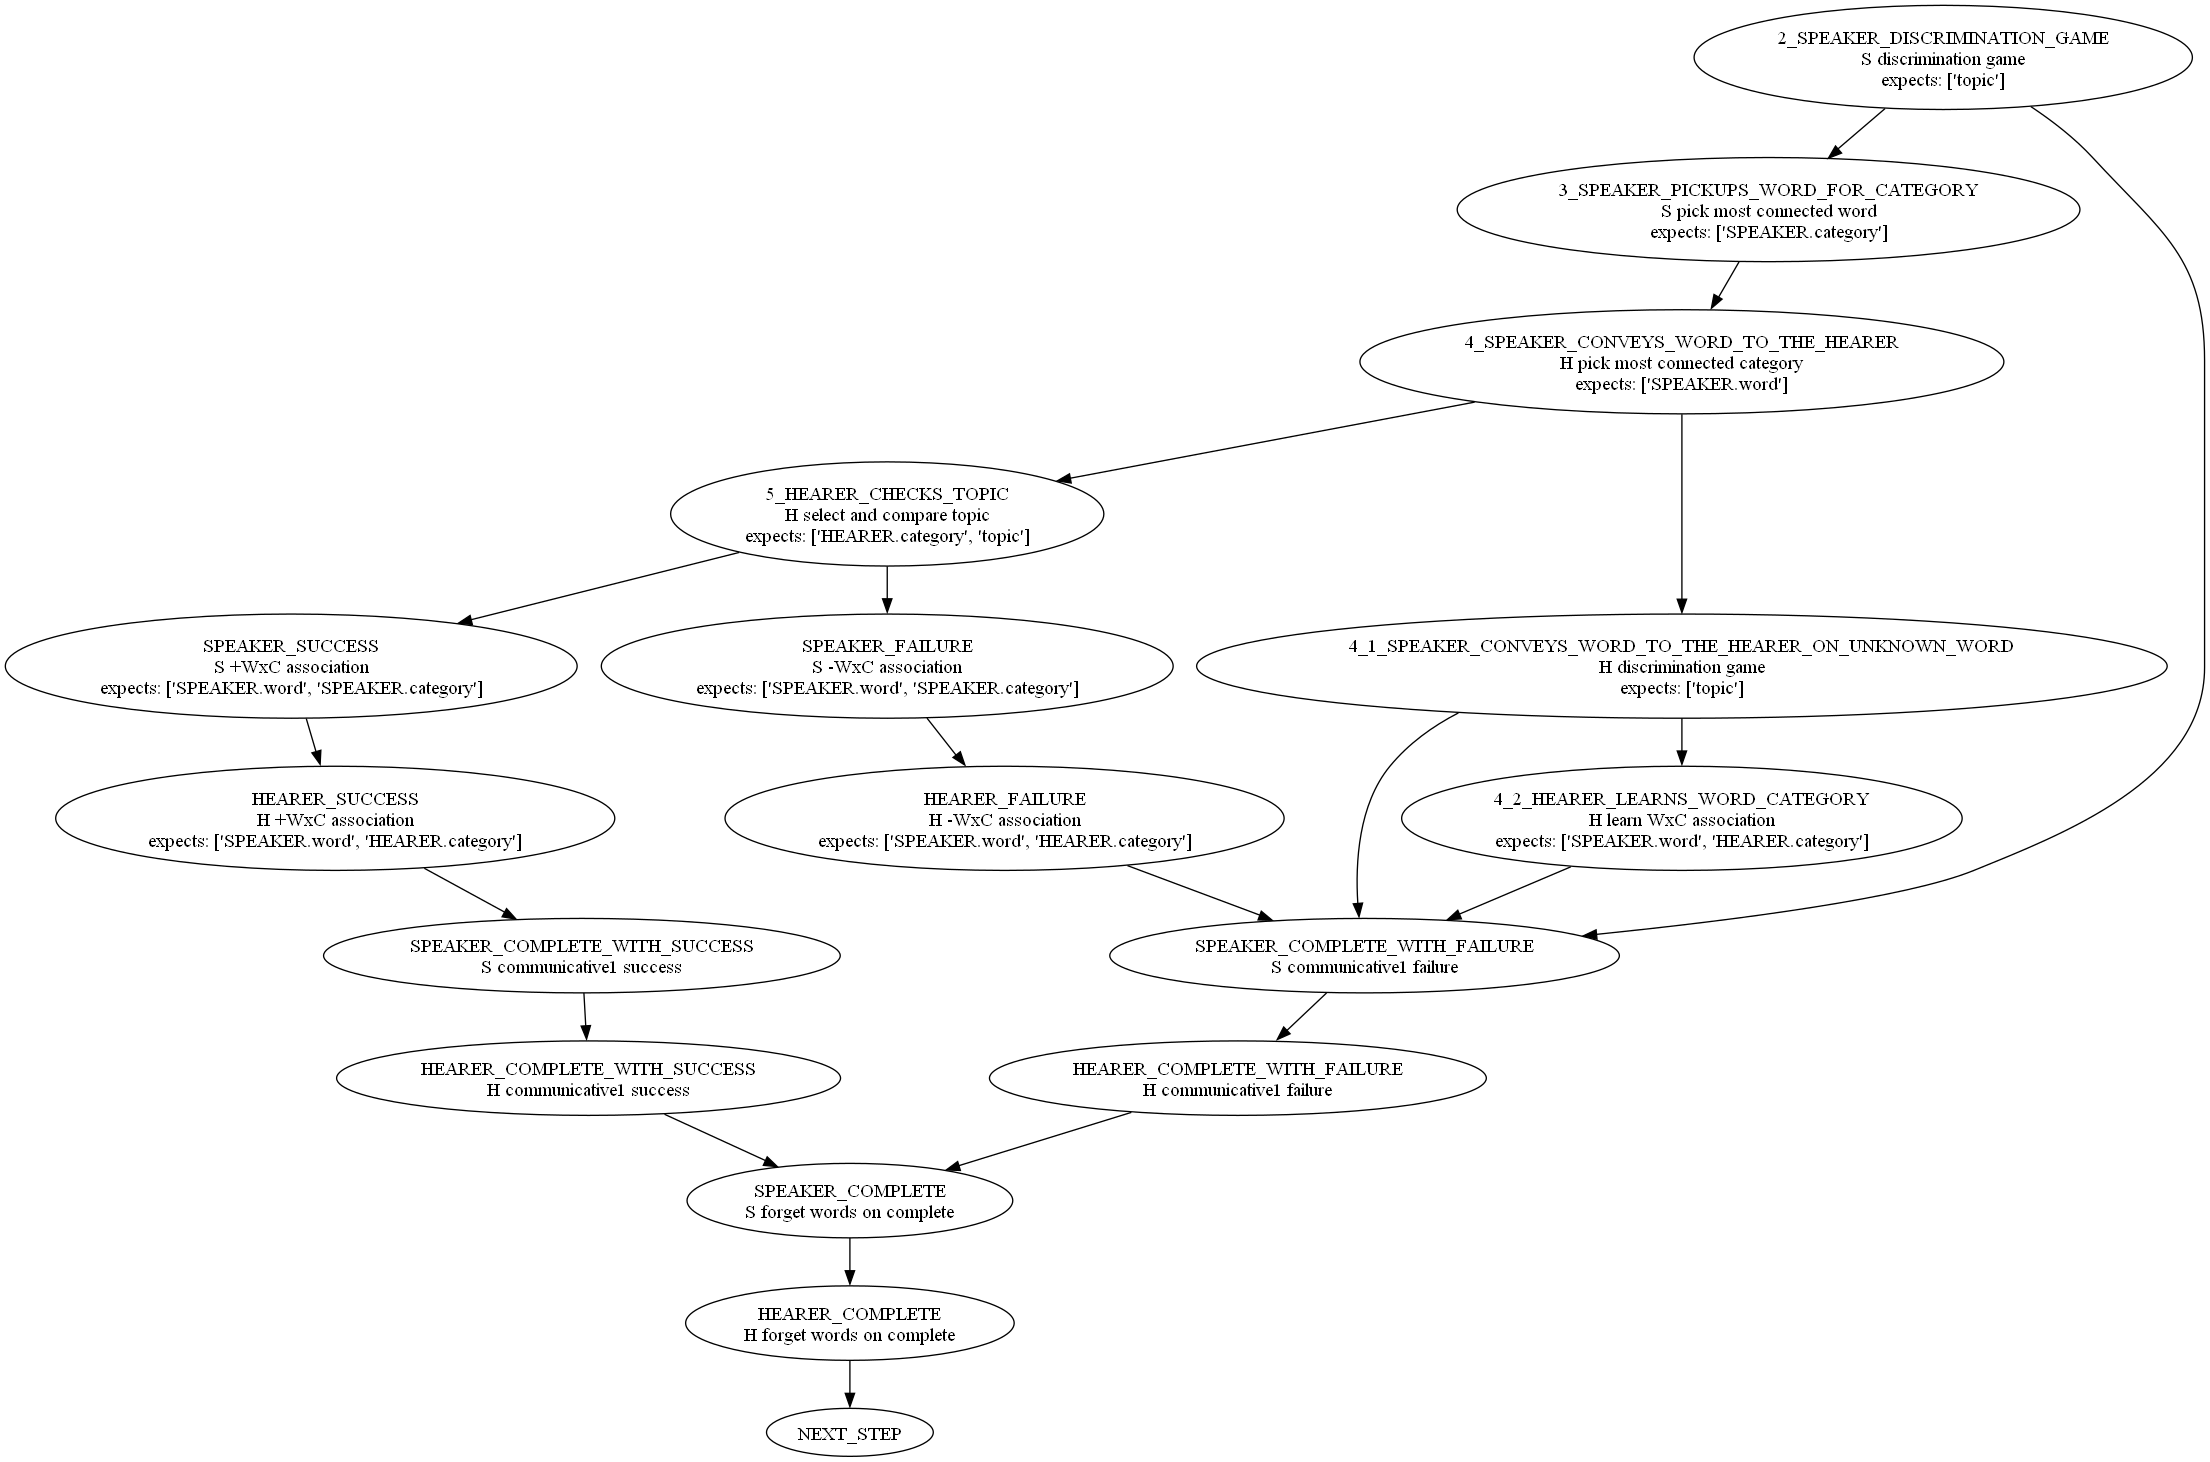

Write the Python code that produced this figure.
import logging
from copy import copy
from typing import Tuple, Dict, Callable, List

import graphviz
import networkx as nx

from domain_objects import NewCategory, NewWord, NewAgent, SimpleCounter
from calculator import Stimulus

logger = logging.getLogger(__name__)
logger.setLevel(level=logging.INFO)


class GuessingGameAction:
    def __call__(self,
                 agent: NewAgent,
                 context: Tuple[Stimulus, Stimulus],
                 data_envelope: Dict,
                 **kwargs) -> str:
        pass

    def output_nodes(self) -> List[str]:
        return []

    def action_description(self) -> str:
        pass


class DiscriminationGameAction(GuessingGameAction):

    def __init__(self, on_no_category: str,
                 on_no_discrimination: str,
                 on_success: str,
                 selected_category_path: str):
        self.on_no_category = on_no_category
        self.on_no_discrimination = on_no_discrimination
        self.on_success = on_success

        self.selected_category_path = selected_category_path

    def output_nodes(self) -> List[str]:
        return [self.on_no_category, self.on_no_discrimination, self.on_success]

    def __call__(self, agent: NewAgent, context, data_envelope: Dict, topic: int) -> str:
        if not agent.has_categories():
            logger.debug('no category {}({})'.format(agent, agent.agent_id))
            agent.learn_stimulus(context[topic])
            agent.add_discriminative_failure()
            return self.on_no_category

        s1, s2 = context

        # assert s1.is_noticeably_different_from(s2), 'stimuli must be noticeably different'

        category1 = agent.get_most_responsive_category(s1)
        category2 = agent.get_most_responsive_category(s2)

        if category1 == category2:
            # logger.debug('no category {}({})'.format(agent, agent.agent_id))
            agent.learn_stimulus(context[topic])
            agent.add_discriminative_failure()
            return self.on_no_discrimination

        winning_category = [category1, category2][topic]

        # todo można to wbić do jednej metody, dwie metody występują tylko tutaj
        agent.reinforce_category(winning_category, context[topic])
        agent.forget_categories(winning_category)

        data_envelope[self.selected_category_path] = winning_category

        agent.add_discrimination_success()
        return self.on_success

    def action_description(self) -> str:
        return 'discrimination game'


class PickMostConnectedWord(GuessingGameAction):
    """ 3. The speaker searches for words f in DS which are associated with cS , i.e.
    such that LS (f, cS ) > 0.
    If no associated words are found (i.e., LS (f, cS ) = 0 for all f ∈ DS ) or
    LS is empty, the speaker creates a new word f (i.e., DS := DS ∪ {f }), sets
    LS (f, cS ) = 0.5 and utters f .
    Now suppose that some associated words are found. Let f1,..., fn be all
    words associated with cS . The speaker chooses f from f1,..., fn such that
    LS (f, cS ) ≥ LS (fi, cS ), for i = 1, 2,..., n, and conveys f to the hearer. The
    choice of such a word is consistent with the concept of pragmatic meaning,
    defined later in this section."""

    def __init__(self, on_success: str,
                 on_no_word_for_category: str,
                 selected_word_path: str):
        self._select_word_for_category = on_success
        self._on_no_word_for_category = on_no_word_for_category
        self._selected_word_path = selected_word_path
        self._new_word_counter = SimpleCounter()

    def __call__(self, agent: NewAgent, context, data_envelope: Dict, category: NewCategory) -> str:
        word = agent.get_most_connected_word(category)

        if word is None:
            logger.debug("%s(%d) introduces new word \"%s\"" % (agent, agent.agent_id, word))
            logger.debug("%s(%d) associates \"%s\" with his category" % (agent, agent.agent_id, word))
            id = self._new_word_counter()
            new_word = NewWord(word_id=id, originated_from_category=copy(category))
            agent.add_new_word(new_word)
            agent.learn_word_category(new_word, category)
            return self._on_no_word_for_category
        else:
            logger.debug("Agent(%d) says: %s" % (agent.agent_id, word))
            data_envelope[self._selected_word_path] = word
            return self._select_word_for_category

    def output_nodes(self) -> List[str]:
        return [self._select_word_for_category]

    def action_description(self) -> str:
        return 'pick most connected word'


class PickMostConnectedCategoryAction(GuessingGameAction):
    """ 4. The hearer looks up f in her lexicon DH.
    If f /∈ DH, the game fails and the topic is revealed to the hearer. The
    repair mechanism is as follows. First, the hearer adds f to her lexicon (i.e.,
    DH := DH ∪ {f}). Next, the hearer plays the discrimination game to see
    whether or not she has a category capable of discriminating the topic. If
    one is found, say c, the hearer creates an association between f and c with
    the initial strength of 0.5 (i.e., LH (f, c) = 0.5).
    Suppose the hearer finds f in DH . Let c1, c2, ... , ck be the list of all
    categories associated with f in LH (i.e., LH (f, ci) > 0 for i = 1, 2, ... , k).
    The hearer chooses cH from c1, ... , ck such that L(f, cH ) ≥ L(f, ci) for
    i = 1, 2, ... , k. The hearer points to the stimulus, denoted by qH , that
    generates the highest response for cH (i.e., qH = argmax q∈{q1,q2}〈cH |Rq〉)."""

    def __init__(self, on_unknown_word_or_no_associated_category: str, on_success: str, selected_category_path: str):
        self._on_unknown_word_or_no_associated_category = on_unknown_word_or_no_associated_category
        self._on_known_word = on_success
        self._selected_category_path = selected_category_path

    def __call__(self, agent: NewAgent, context, data_envelope: Dict, word: NewWord):
        if not agent.knows_word(word):
            agent.add_new_word(word)
            return self._on_unknown_word_or_no_associated_category

        category = agent.get_most_connected_category(word)

        if category is None:
            return self._on_unknown_word_or_no_associated_category

        data_envelope[self._selected_category_path] = category

        return self._on_known_word

    def output_nodes(self) -> List[str]:
        return [self._on_unknown_word_or_no_associated_category, self._on_known_word]

    def action_description(self) -> str:
        return 'pick most connected category'


class SelectAndCompareTopic(GuessingGameAction):
    """ 5. The topic is revealed to the hearer. If qS = qH , i.e., the topic is the same as
        the guess of the hearer, the game is successful. Otherwise, the game fails """

    def __init__(self, on_success: str, on_failure: str, flip_a_coin: Callable[[], int]):
        self._on_success = on_success
        self._on_failure = on_failure

        self._flip_a_coin = flip_a_coin

    def __call__(self, agent: NewAgent, context, data_envelope: Dict, category: NewCategory, topic: int) -> str:
        selected = agent.select_stimuli_by_category(category, context)

        if selected is None:
            selected = self._flip_a_coin()

        if selected == topic:
            return self._on_success
        else:
            return self._on_failure

    def output_nodes(self) -> List[str]:
        return [self._on_success, self._on_failure]

    def action_description(self) -> str:
        return 'select and compare topic'


class CompareWordsAction(GuessingGameAction):
    def __init__(self, on_equal_words: str, on_different_words: str):
        self._on_equal_words = on_equal_words
        self._on_different_words = on_different_words

    def __call__(self, agent: NewAgent, context, data_envelope: Dict, speaker_word: NewWord,
                 hearer_word: NewWord) -> str:
        if speaker_word == hearer_word:
            return self._on_equal_words
        else:
            return self._on_different_words

    def output_nodes(self) -> List[str]:
        return [self._on_equal_words, self._on_different_words]

    def action_description(self) -> str:
        return 'compare words action'


class IncrementWordCategoryAssociation(GuessingGameAction):
    def __init__(self, on_success: str):
        self._on_success = on_success

    def __call__(self, agent: NewAgent, context, data_envelope: Dict, word: NewWord,
                 category: NewCategory) -> str:
        agent.update_on_success(word, category)
        return self._on_success

    def output_nodes(self) -> List[str]:
        return [self._on_success]

    def action_description(self) -> str:
        return '+WxC association'


class DecrementWordCategoryAssociation(GuessingGameAction):
    def __init__(self, on_success: str):
        self._next = on_success

    def __call__(self, agent: NewAgent, context, data_envelope: Dict, word: NewWord,
                 category: NewCategory) -> str:
        agent.update_on_failure(word, category)
        return self._next

    def output_nodes(self) -> List[str]:
        return [self._next]

    def action_description(self) -> str:
        return '-WxC association'


class SuccessAction(GuessingGameAction):
    def __init__(self, next: str):
        self._next = next

    def __call__(self, agent: NewAgent, context, data_envelope: Dict) -> str:
        agent.add_communicative1_success()
        return self._next

    def output_nodes(self) -> List[str]:
        return [self._next]

    def action_description(self) -> str:
        return 'communicative1 success'


class FailureAction(GuessingGameAction):
    def __init__(self, next: str):
        self._next = next

    def __call__(self, agent: NewAgent, context, data_envelope: Dict) -> str:
        agent.add_communicative1_failure()
        return self._next

    def output_nodes(self) -> List[str]:
        return [self._next]

    def action_description(self) -> str:
        return 'communicative1 failure'


class LearnWordCategoryAction(GuessingGameAction):
    def __init__(self, on_success: str):
        self._on_success = on_success

    def __call__(self, agent: NewAgent, context, data_envelope: Dict, word: NewWord,
                 category: NewCategory) -> str:
        agent.learn_word_category(word, category)
        return self._on_success

    def output_nodes(self) -> List[str]:
        return [self._on_success]

    def action_description(self) -> str:
        return 'learn WxC association'


class CompleteAction(GuessingGameAction):
    def __init__(self, on_success: str):
        self._on_success = on_success

    def __call__(self, agent: NewAgent, context, data_envelope: Dict) -> str:
        agent.update_discriminative_success_mean()
        agent.forget_words()
        return self._on_success

    def output_nodes(self) -> List[str]:
        return [self._on_success]

    def action_description(self) -> str:
        return 'forget words on complete'


class StartAction(GuessingGameAction):
    def __init__(self, start):
        self._on_start = start

    def __call__(self, agent: NewAgent, *args, **kwargs):
        agent.next_step()
        return self._on_start

    def output_nodes(self) -> List[str]:
        return [self._on_start]

    def action_description(self) -> str:
        return 'start'


class EmptyAction(GuessingGameAction):

    def output_nodes(self) -> List[str]:
        return []

    def action_description(self) -> str:
        return 'empy node'


class GameGraph:
    def __init__(self):
        self._graph = {}
        self._action = {}
        self._agent = {}
        self._args = {}
        self._viz = graphviz.Digraph()
        self._start_node = []

    def add_node(self, name: str, action: GuessingGameAction, agent: str, args: List[str], is_start_node=False):
        self._graph[name] = action.output_nodes()
        self._action[name] = action
        self._agent[name] = agent
        self._args[name] = args

        if len(args):
            node_description = f'{name}\n{agent[:1]} {action.action_description()}\nexpects: {args}'
        else:
            node_description = f'{name}\n{agent[:1]} {action.action_description()}'
        self._viz.node(name, label=node_description)
        for out in set(action.output_nodes()):
            self._viz.edge(name, out)

        if is_start_node:
            self._start_node.append(name)

    def __call__(self, state: str):
        agent = self._agent[state]
        action = self._action[state]
        args = self._args[state]
        return action, agent, args

    def start(self):
        assert len(self._start_node) == 1, 'there must be a unique start node to start computation'
        start_node = self._start_node[0]
        return start_node, *self(start_node)

    def viz(self):
        return self._viz

    @staticmethod
    def map_to_nxGraph(G):
        return nx.DiGraph(G._graph)


def game_graph(flip_a_coin: Callable[[], int]) -> GameGraph:
    g = GameGraph()

    g.add_node(name='START_SPEAKER', action=StartAction(start='START_HEARER'),
               agent='SPEAKER', args=[], is_start_node=True)

    g.add_node(name='START_HEARER', action=StartAction(start='2_SPEAKER_DISCRIMINATION_GAME'),
               agent='HEARER', args=[])

    g.add_node(name='2_SPEAKER_DISCRIMINATION_GAME',
               action=DiscriminationGameAction(
                   on_no_category='SPEAKER_COMPLETE_WITH_FAILURE',
                   on_no_discrimination='SPEAKER_COMPLETE_WITH_FAILURE',
                   on_success='3_SPEAKER_PICKUPS_WORD_FOR_CATEGORY',
                   selected_category_path='SPEAKER.category'
               ), agent='SPEAKER', args=['topic'])

    g.add_node(name='3_SPEAKER_PICKUPS_WORD_FOR_CATEGORY',
               action=PickMostConnectedWord(
                   on_success='4_SPEAKER_CONVEYS_WORD_TO_THE_HEARER',
                   on_no_word_for_category='SPEAKER_COMPLETE_WITH_FAILURE',
                   selected_word_path='SPEAKER.word'
               ), agent='SPEAKER', args=['SPEAKER.category'])

    g.add_node('4_SPEAKER_CONVEYS_WORD_TO_THE_HEARER',
               PickMostConnectedCategoryAction(
                   on_unknown_word_or_no_associated_category='4_1_SPEAKER_CONVEYS_WORD_TO_THE_HEARER_ON_UNKNOWN_WORD',
                   on_success='5_HEARER_CHECKS_TOPIC',
                   selected_category_path='HEARER.category'
               ), agent='HEARER', args=['SPEAKER.word'])

    g.add_node(name='4_1_SPEAKER_CONVEYS_WORD_TO_THE_HEARER_ON_UNKNOWN_WORD',
               action=DiscriminationGameAction(
                   on_no_category='SPEAKER_COMPLETE_WITH_FAILURE',
                   on_no_discrimination='SPEAKER_COMPLETE_WITH_FAILURE',
                   on_success='4_2_HEARER_LEARNS_WORD_CATEGORY',
                   selected_category_path='HEARER.category'
               ), agent='HEARER', args=['topic']),

    g.add_node(name='4_2_HEARER_LEARNS_WORD_CATEGORY',
               action=LearnWordCategoryAction(on_success='SPEAKER_COMPLETE_WITH_FAILURE'),
               agent='HEARER', args=['SPEAKER.word', 'HEARER.category']),

    g.add_node(name='5_HEARER_CHECKS_TOPIC',
               action=SelectAndCompareTopic(on_success='SPEAKER_SUCCESS',
                                            on_failure='SPEAKER_FAILURE',
                                            flip_a_coin=flip_a_coin),
               agent='HEARER', args=['HEARER.category', 'topic']),

    g.add_node(name='SPEAKER_SUCCESS',
               action=IncrementWordCategoryAssociation(on_success='HEARER_SUCCESS'),
               agent='SPEAKER', args=['SPEAKER.word', 'SPEAKER.category']),

    g.add_node(name='HEARER_SUCCESS',
               action=IncrementWordCategoryAssociation(on_success='SPEAKER_COMPLETE_WITH_SUCCESS'),
               agent='HEARER', args=['SPEAKER.word', 'HEARER.category']),

    g.add_node(name='SPEAKER_FAILURE',
               action=DecrementWordCategoryAssociation(on_success='HEARER_FAILURE'),
               agent='SPEAKER', args=['SPEAKER.word', 'SPEAKER.category']),

    g.add_node(name='HEARER_FAILURE',
               action=DecrementWordCategoryAssociation(on_success='SPEAKER_COMPLETE_WITH_FAILURE'),
               agent='HEARER', args=['SPEAKER.word', 'HEARER.category']),

    g.add_node(name='SPEAKER_COMPLETE_WITH_SUCCESS',
               action=SuccessAction(next='HEARER_COMPLETE_WITH_SUCCESS'), agent='SPEAKER', args=[]),

    g.add_node(name='HEARER_COMPLETE_WITH_SUCCESS',
               action=SuccessAction(next='SPEAKER_COMPLETE'), agent='HEARER', args=[]),

    g.add_node(name='SPEAKER_COMPLETE_WITH_FAILURE',
               action=FailureAction(next='HEARER_COMPLETE_WITH_FAILURE'), agent='SPEAKER', args=[]),

    g.add_node(name='HEARER_COMPLETE_WITH_FAILURE',
               action=FailureAction(next='SPEAKER_COMPLETE'), agent='HEARER', args=[]),

    g.add_node(name='SPEAKER_COMPLETE', action=CompleteAction(on_success='HEARER_COMPLETE'), agent='SPEAKER', args=[]),

    g.add_node(name='HEARER_COMPLETE', action=CompleteAction(on_success='NEXT_STEP'), agent='HEARER', args=[]),

    g.add_node(name='NEXT_STEP', action=EmptyAction(), agent='', args=[])

    return g


def game_graph_with_stage_7(flip_a_coin: Callable[[], int]) -> GameGraph:
    g = GameGraph()
    g.add_node(name='2_SPEAKER_DISCRIMINATION_GAME',
               action=DiscriminationGameAction(
                   on_no_category='SPEAKER_COMPLETE_WITH_FAILURE',
                   on_no_discrimination='SPEAKER_COMPLETE_WITH_FAILURE',
                   on_success='3_SPEAKER_PICKUPS_WORD_FOR_CATEGORY',
                   selected_category_path='SPEAKER.category'
               ), agent='SPEAKER', args=['topic'], is_start_node=True)

    g.add_node(name='3_SPEAKER_PICKUPS_WORD_FOR_CATEGORY',
               action=PickMostConnectedWord(
                   on_success='4_SPEAKER_CONVEYS_WORD_TO_THE_HEARER',
                   selected_word_path='SPEAKER.word'
               ), agent='SPEAKER', args=['SPEAKER.category'])

    g.add_node('4_SPEAKER_CONVEYS_WORD_TO_THE_HEARER',
               PickMostConnectedCategoryAction(
                   on_unknown_word_or_no_associated_category='4_1_SPEAKER_CONVEYS_WORD_TO_THE_HEARER_ON_UNKNOWN_WORD',
                   on_success='5_HEARER_CHECKS_TOPIC',
                   selected_category_path='HEARER.category'
               ), agent='HEARER', args=['SPEAKER.word']
               )

    g.add_node(name='4_1_SPEAKER_CONVEYS_WORD_TO_THE_HEARER_ON_UNKNOWN_WORD',
               action=DiscriminationGameAction(
                   on_no_category='SPEAKER_COMPLETE_WITH_FAILURE',
                   on_no_discrimination='SPEAKER_COMPLETE_WITH_FAILURE',
                   on_success='4_2_HEARER_LEARNS_WORD_CATEGORY',
                   selected_category_path='HEARER.category'
               ), agent='HEARER', args=['topic']),

    g.add_node(name='4_2_HEARER_LEARNS_WORD_CATEGORY',
               action=LearnWordCategoryAction(on_success='SPEAKER_COMPLETE_WITH_FAILURE'),
               agent='HEARER', args=['SPEAKER.word', 'HEARER.category']),

    g.add_node(name='5_HEARER_CHECKS_TOPIC',
               action=SelectAndCompareTopic(on_success='SPEAKER_SUCCESS',
                                            on_failure='TOPIC_GUESS_FAILURE',
                                            flip_a_coin=flip_a_coin),
               agent='HEARER', args=['HEARER.category', 'topic']),

    g.add_node(name='TOPIC_GUESS_FAILURE',
               action=DiscriminationGameAction(
                   on_no_category='SPEAKER_COMPLETE_WITH_FAILURE_7',
                   on_no_discrimination='SPEAKER_COMPLETE_WITH_FAILURE_7',
                   on_success='6_HEARER_PICKUPS_WORD_FOR_CATEGORY',
                   selected_category_path='HEARER.category'
               ), agent='HEARER', args=['topic']),

    g.add_node(name='SPEAKER_SUCCESS',
               action=IncrementWordCategoryAssociation(on_success='HEARER_SUCCESS'),
               agent='SPEAKER', args=['SPEAKER.word', 'SPEAKER.category']),

    g.add_node(name='HEARER_SUCCESS',
               action=IncrementWordCategoryAssociation(on_success='SPEAKER_COMPLETE_WITH_SUCCESS'),
               agent='HEARER', args=['SPEAKER.word', 'HEARER.category']),

    g.add_node(name='SPEAKER_SUCCESS_7',
               action=IncrementWordCategoryAssociation(on_success='HEARER_SUCCESS_7'),
               agent='SPEAKER', args=['SPEAKER.word', 'SPEAKER.category']),

    g.add_node(name='HEARER_SUCCESS_7',
               action=IncrementWordCategoryAssociation(on_success='SPEAKER_COMPLETE_WITH_SUCCESS_7'),
               agent='HEARER', args=['HEARER.word', 'HEARER.category']),

    g.add_node(name='SPEAKER_FAILURE',
               action=DecrementWordCategoryAssociation(on_success='HEARER_FAILURE'),
               agent='SPEAKER', args=['SPEAKER.word', 'SPEAKER.category']),

    g.add_node(name='HEARER_FAILURE',
               action=DecrementWordCategoryAssociation(on_success='SPEAKER_COMPLETE'),
               agent='HEARER', args=['SPEAKER.word', 'HEARER.category']),

    g.add_node(name='SPEAKER_COMPLETE_WITH_SUCCESS',
               action=SuccessAction(next='HEARER_COMPLETE_WITH_SUCCESS'), agent='SPEAKER', args=[]),

    g.add_node(name='HEARER_COMPLETE_WITH_SUCCESS',
               action=SuccessAction(next='SPEAKER_COMPLETE'), agent='HEARER', args=[]),

    g.add_node(name='SPEAKER_COMPLETE_WITH_SUCCESS_7',
               action=SuccessAction(next='HEARER_COMPLETE_WITH_SUCCESS_7'), agent='SPEAKER', args=[]),

    g.add_node(name='HEARER_COMPLETE_WITH_SUCCESS_7',
               action=SuccessAction(next='SPEAKER_COMPLETE'), agent='HEARER', args=[]),

    g.add_node(name='SPEAKER_COMPLETE_WITH_FAILURE',
               action=FailureAction(next='HEARER_COMPLETE_WITH_FAILURE'), agent='SPEAKER', args=[]),

    g.add_node(name='HEARER_COMPLETE_WITH_FAILURE',
               action=FailureAction(next='SPEAKER_COMPLETE'), agent='HEARER', args=[]),

    g.add_node(name='SPEAKER_COMPLETE_WITH_FAILURE_7',
               action=FailureAction(next='HEARER_COMPLETE_WITH_FAILURE_7'), agent='SPEAKER', args=[]),

    g.add_node(name='HEARER_COMPLETE_WITH_FAILURE_7',
               action=FailureAction(next='SPEAKER_COMPLETE'), agent='HEARER', args=[]),

    g.add_node(name='SPEAKER_COMPLETE', action=CompleteAction(on_success='HEARER_COMPLETE'), agent='SPEAKER', args=[]),
    g.add_node(name='HEARER_COMPLETE', action=CompleteAction(on_success='NEXT_STEP'), agent='HEARER', args=[]),

    g.add_node(name='NEXT_STEP', action=None, agent=None, args=[])

    return g


def animate_graph_transition_frequency(states_edges_cnts_normalized):
    edge_labels_cnts = states_edges_cnts_normalized
    G: GameGraph = game_graph(None)
    nxG = GameGraph.map_to_nxGraph(G)
    edges = list(nxG.edges)
    nodes = list(nxG.nodes)
    # osage, acyclic, nop, neato, sfdp, patchwork, ccomps, unflatten, dot, gc, circo, gvpr, twopi, tred, gvcolor, fdp, sccmap.
    pos = nx.nx_agraph.pygraphviz_layout(nxG, prog='dot')
    fig, ax = plt.subplots(figsize=(15, 15))

    def update(num):
        ax.clear()

        frame, edge_labels = edge_labels_cnts[num]
        zero_edges = {e for e in edges if e not in edge_labels.keys()}
        for e in zero_edges:
            edge_labels[e] = 0
        nx.draw(nxG, pos, ax=ax, node_size=1000, with_labels=True,
                edge_cmap=edge_labels.values(),
                font_size=8,
                node_color='skyblue',
                labels={n: n for n in nodes})

        # Słownik wag dla krawędzi
        # edge_labels = {(edges[i][0], edges[i][1]): edge_weights[i] for i in range(len(edges))}

        nx.draw_networkx_edge_labels(G, pos, ax=ax, edge_labels=edge_labels)
        ax.legend(labels=['steps: ' + str(frame)])

    ani = animation.FuncAnimation(fig, update, frames=len(edge_labels_cnts), repeat=False)
    ani.save('animated_graph.gif', writer='pillow', fps=1)


if __name__ == '__main__':
    # to render graph you need to have dot installed
    # https://graphviz.org
    g = game_graph(None)
    dot = g.viz()
    print('''you can also just copy paste encoded graph printed below 
    in graphviz online gui (https://dreampuf.github.io/GraphvizOnline):''')
    print(dot.source)
    dot.format = 'png'
    dot.render('game_graph', view=True)

    nxG = GameGraph.map_to_nxGraph(g)
    print(nxG)
